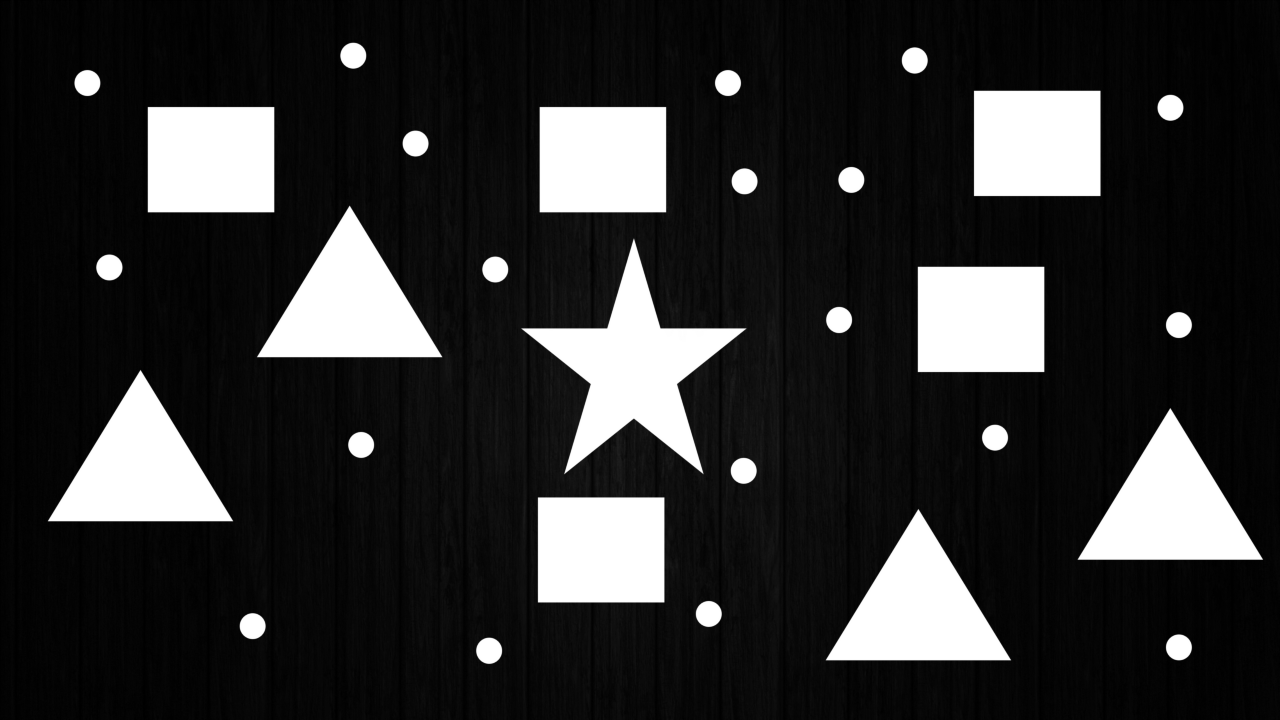
#> input picture DIP_assignments/assignment-01/img/Shapes.png, 1280 x 720 px, found by its file name
$ python sol_4.py
#> lines starting #> are read from the running program, lines starting #| are printed output that depends on the picture; after the words box and inside, x2 and y2 are one past the last pixel; in counts of white or black regions, pixels touching at a corner belong together
import numpy as np
import skimage.io as io
import matplotlib.pyplot as plt

path = 'img/Shapes.png'
img = io.imread(path)
#> img is the input picture: shape (720, 1280); min 0, max 255, mean 47.2
h,w = img.shape
#> h = 720; w = 1280

# binary image...
def threshold(img):

    hist, b = np.histogram(img, bins=256) # histogram
#> hist = 256 values, max 137287 at index 255, min 8 at index 101, mean 3600; b = 257 values from 0 to 255

    b = b[:-1]
#> b = 256 values from 0 to 254
    w0 = np.cumsum(hist)
#> w0 = 256 values from 7460 to 921600
    w1 = np.cumsum(hist[::-1])[::-1]
#> w1 = 256 values, max 921600 at index 0, min 137287 at index 255, mean 173425.3

    mu0 = np.cumsum(hist * b) / w0
#> mu0 = 256 values from 0 to 46.99
    mu1 = (np.cumsum((hist * b)[::-1]) / w1[::-1])[::-1]
#> mu1 = 256 values from 46.99 to 254

    s_b = w0 * w1 * (mu0 - mu1) ** 2
#> s_b = 256 values, max 6.96e+15 at index 130, min 1.52e+13 at index 0, mean 6.6e+15
    max_v = np.argmax(s_b)
#> max_v = 130
    t = b[max_v]
#> t = 129.5

    return t

t = threshold(img)
#> t = 129.5

img[img<t] = 0
img[img>=t] = 1
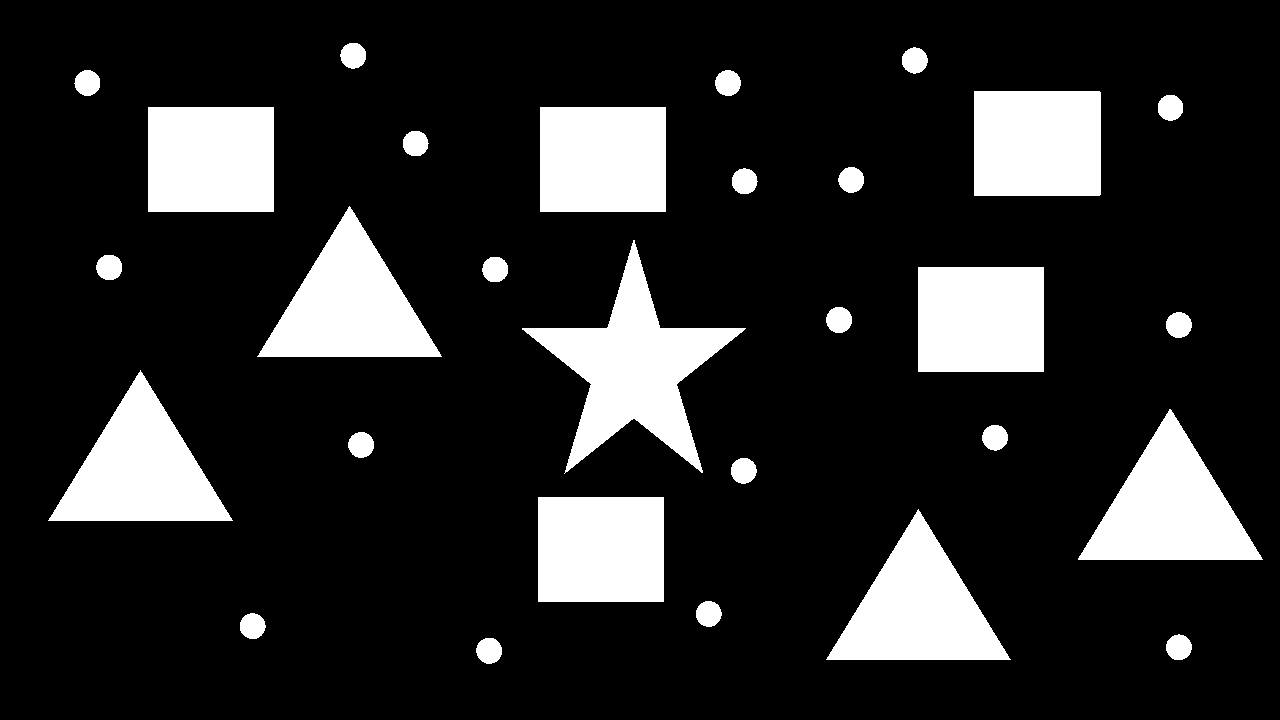
#> img: shape (720, 1280); values 0 (black) and 1 (white), 16.3% white; 29 white regions, largest, box (x1, y1, x2, y2) and area: (522, 240, 746, 474) 17467, (1078, 409, 1263, 560) 14126, (257, 206, 442, 357) 14032

# padding...
img = np.pad(img, ((1,1),(1,1)), 'constant', constant_values=1)
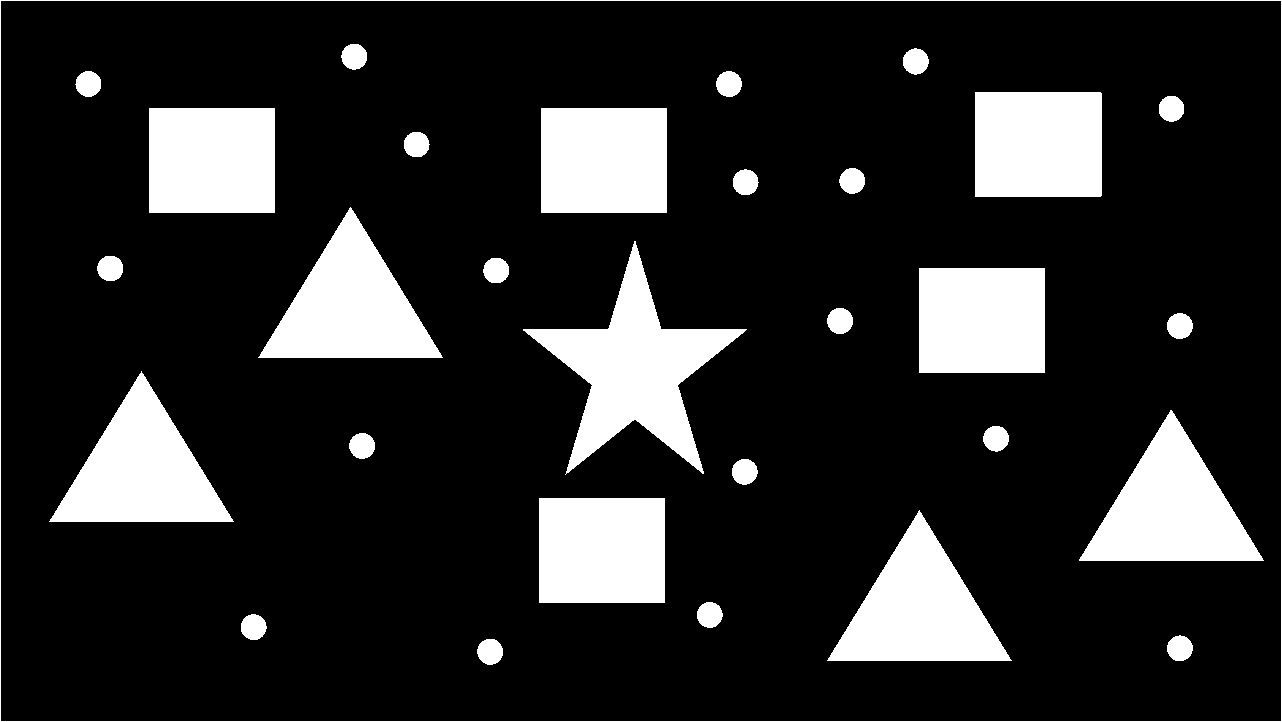
#> img: shape (722, 1282); values 0 (black) and 1 (white), 16.6% white; 30 white regions, largest, box (x1, y1, x2, y2) and area: (523, 241, 747, 475) 17467, (1079, 410, 1264, 561) 14126, (258, 207, 443, 358) 14032

# connected component...
def cc(img):

  r = np.zeros((h,w))
  k = 1
  for i in range(1,h+1):
    for j in range(1,w+1):

      if img[i,j] == 1:

        if ((img[i,j-1] == 0) and (img[i-1,j] == 0)):
          r[i,j] = k
          k += 1

        elif ((img[i,j-1] == 1) and (img[i-1,j] == 0)):
          r[i,j] = r[i,j-1]

        elif ((img[i,j-1] == 0) and (img[i-1,j] == 1)):
          r[i,j] = r[i-1,j]

        elif ((img[i,j-1] == 1) and (img[i-1,j] == 1)):
          r[i,j] = r[i-1,j]
          if r[i,j-1]!=r[i-1,j]:
                r[r == r[i,j-1]] = r[i-1,j]
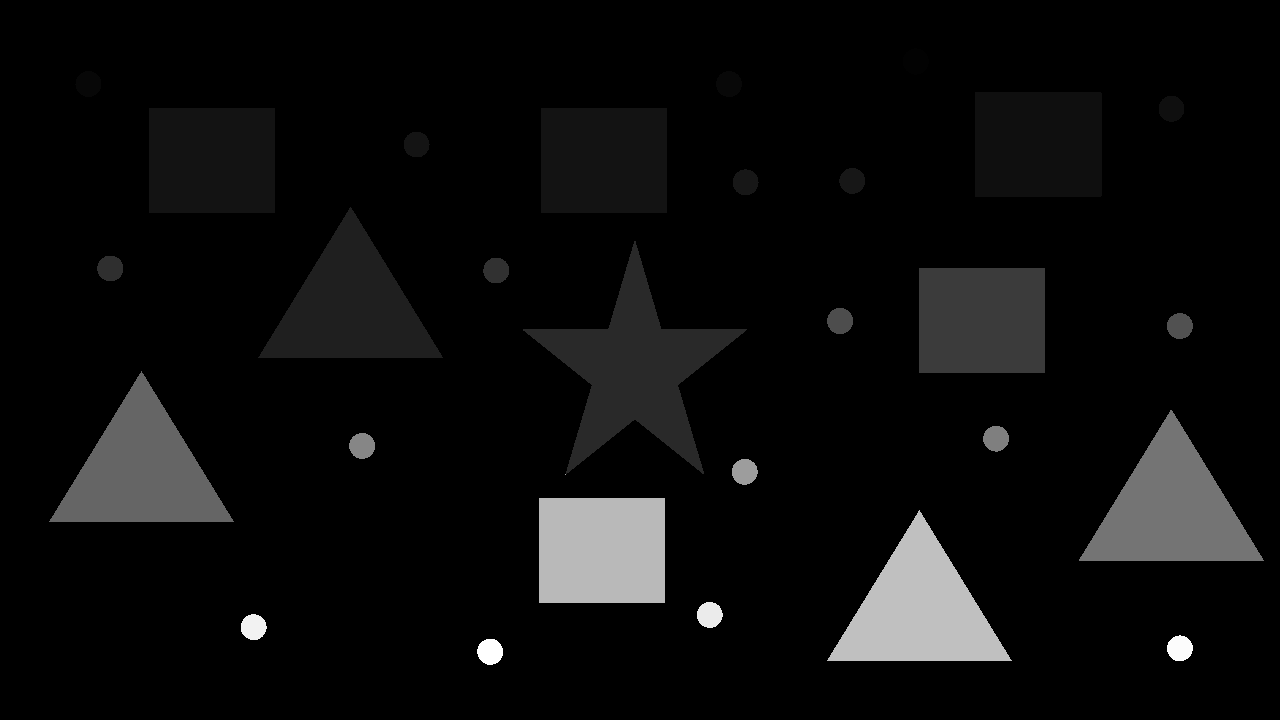
#> r: shape (720, 1280) float64; min 0, max 558, mean 28; drawn with min black and max white
#> after the loop, k = 585

  elemnets,freq=np.unique(r,return_counts=True)
#> elemnets = 31 values from 0 to 558

  elemnets = elemnets[freq>100]               # cal no. of elements...
#> elemnets = 30 values from 0 to 558
  circles = elemnets
#> circles = 30 values from 0 to 558
  freq = freq[freq>100]
  elemnets = elemnets[elemnets>0]
#> elemnets = 29 values from 1 to 558

  circles = circles[freq<600]                 # cal no. of circle...
  circles = circles[circles>0]

  return len(elemnets), len(circles)

elements, circles = cc(img)
#> elements = 29; circles = 19

print('='*50)
print(f'\nno of elements:: {elements}')
#| no of elements:: 29
print(f'no of circles:: {circles}')
#| no of circles:: 19
print('='*50)
